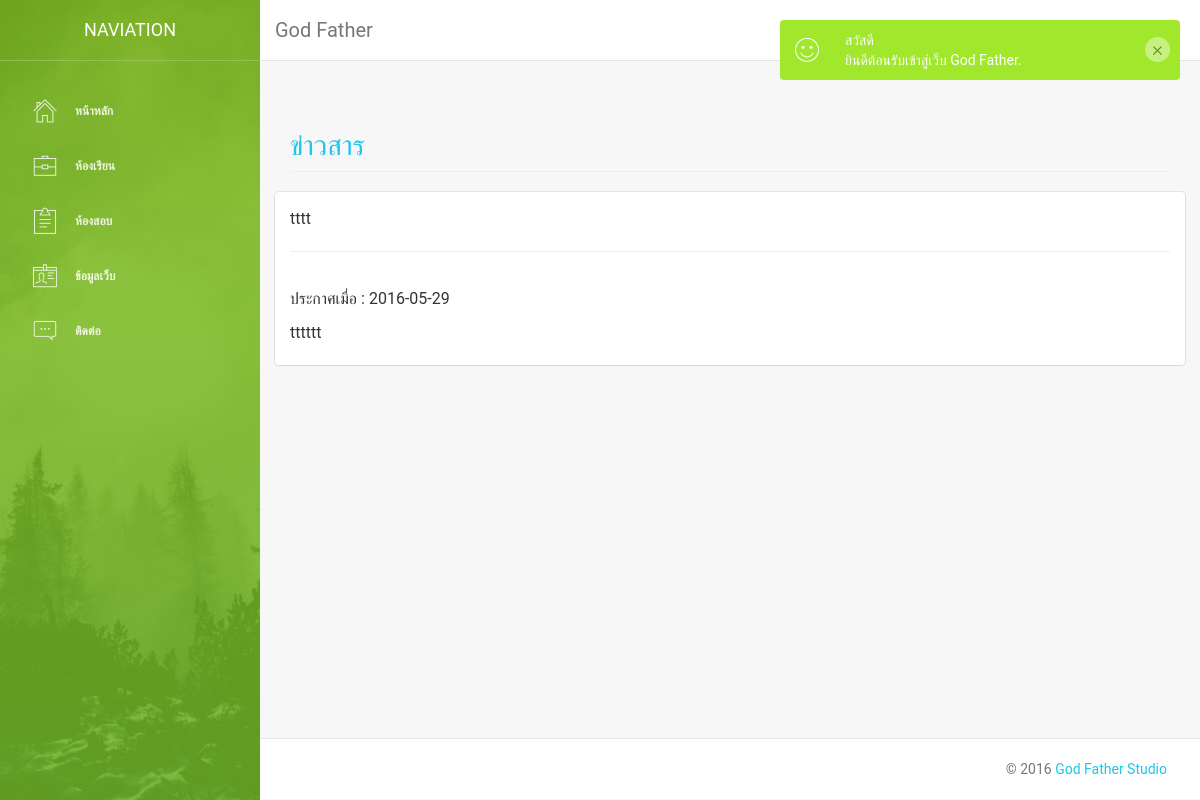
Page /home.php on the earlier database version.
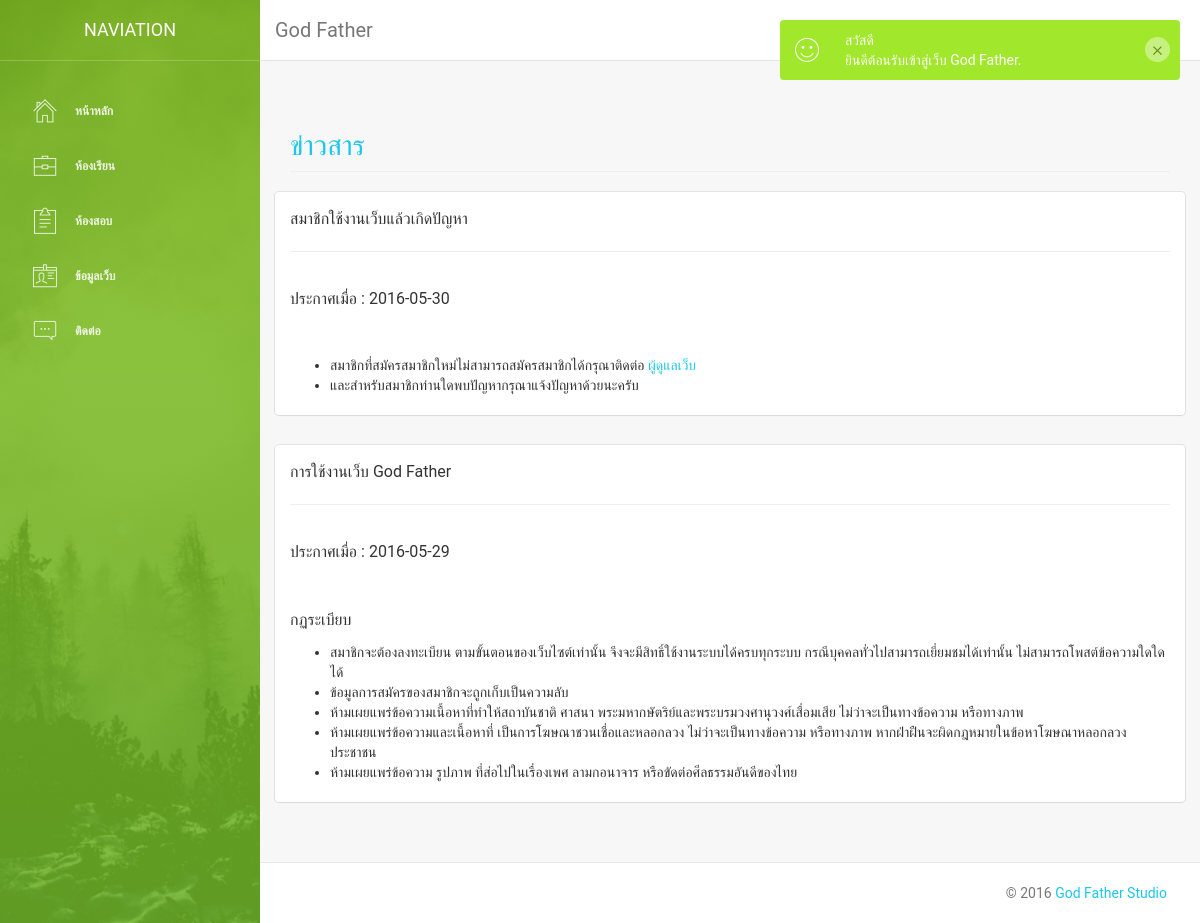
Same page on the later database version.
### tables this page shows
CREATE TABLE `news` (
  `idnews` int(5) NOT NULL,
  `namenews` varchar(50) NOT NULL,
  `tname` varchar(50) NOT NULL,
  `newsdata` text NOT NULL,
  `datenews` varchar(15) NOT NULL
);

### home.php (the view, shortened to what this page needs)
<?php
include("connectdb.php");
?>
<!doctype html>
<html lang="en">
<head>
    <?php
    include("include/head.php");
    ?>
</head>
<body>
    <div class="wrapper">
    <?php
    include("include/sidebar.php");
    ?>
        <div class="main-panel">
    <?php
    include("include/nav.php");
    ?>
            <div class="content">
                <div class="container-fluid">
                    <div class="row">
                       <div class="col-sm-12">
                           <h3 class="page-header"><a href="">ข่าวสาร</a></h3>
                       </div>
            <?php
            $mysql = "select * from news";
            $result = mysqli_query($link,$mysql);
            while ($mydata =mysqli_fetch_array($result,MYSQLI_ASSOC)){
            ?>
			<div class="row">
			    <div class="col-sm-12">
			        <div class="card">
			            <div class="header">
                        <p><?php echo $mydata['namenews']?></p>
			                <hr>
			            </div>
			            <div class="content">
                        <p>
			               ประกาศเมื่อ : <?php echo $mydata['datenews']?>
				            <?php echo $mydata['newsdata']?>
				        </p>
			            </div>
			        </div>
			    </div>
			</div>
			<?php
            }
            ?>
                   </div>
                </div>
            </div>
    <?php
    include("include/foodter.php");
    ?>
        </div>
    </div>
</body>
</html>

Differences in the rows shown:
removed news: namenews "tttt", datenews "2016-05-29", newsdata "tttttt"
added news: namenews "สมาชิกใช้งานเว็บแล้วเกิดปัญหา", datenews "2016-05-30", newsdata "สมาชิกที่สมัครสมาชิกใหม่ไม่สามารถสมัครสมาชิกได้กรุณาติดต่อ ผู้ดูแลเว็บ และสำหรับสมาชิกท่านใดพบปัญหากรุณาแจ้งปัญหาด้วยนะครับ"
added news: namenews "การใช้งานเว็บ God Father", datenews "2016-05-29", newsdata "กฏระเบียบ สมาชิกจะต้องลงทะเบียน ตามขั้นตอนของเว็บไซต์เท่านั้น จึงจะมีสิทธิ์ใช้งานระบบได้ครบทุกระบบ กรณีบุคคลทั่วไปสามารถเยี่ยมชมได้เท่านั้น ไม่สามารถโพสต์ข้อความใดใด ได้ ข้อมูลการสมัครของสมาชิกจะถูกเก็บเป็นความลับ ห้ามเผยแพร่ข้อความเนื้อหาที่ทำให้สถาบันชาติ ศาสนา พระมหากษัตริย์และพระบรมวงศานุวงศ์เสื่อมเสีย ไม่ว่าจะเป็นทางข้อความ หรือทางภาพ ห้ามเผยแพร่ข้อความและเนื้อหาที่ เป็นการโฆษณาชวนเชื่อและหลอกลวง ไม่ว่าจะเป็นทางข้อความ หรือทางภาพ หากฝ่าฝืนจะผิดกฎหมายในข้อหาโฆษณาหลอกลวงประชาชน ห้ามเผยแพร่ข้อความ รูปภาพ ที่ส่อไปในเรื่องเพศ ลามกอนาจาร หรือขัดต่อศีลธรรมอันดีของไทย"
